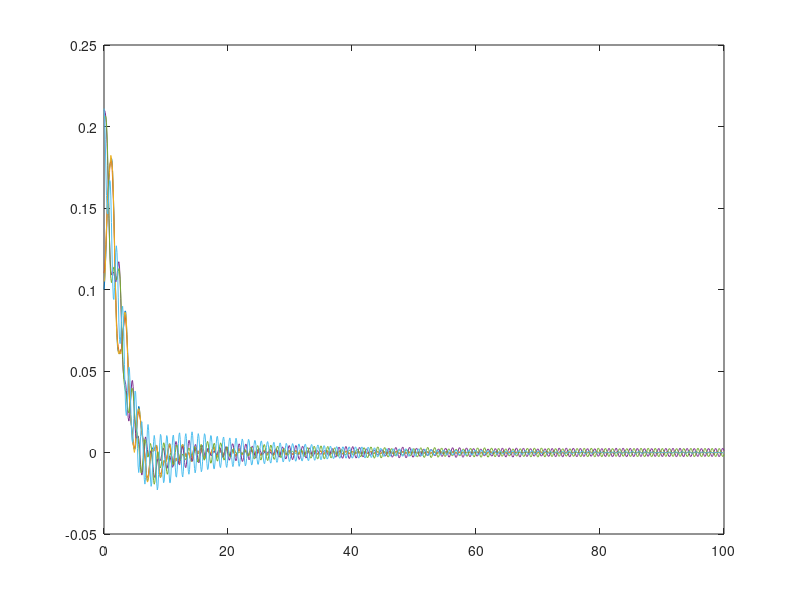
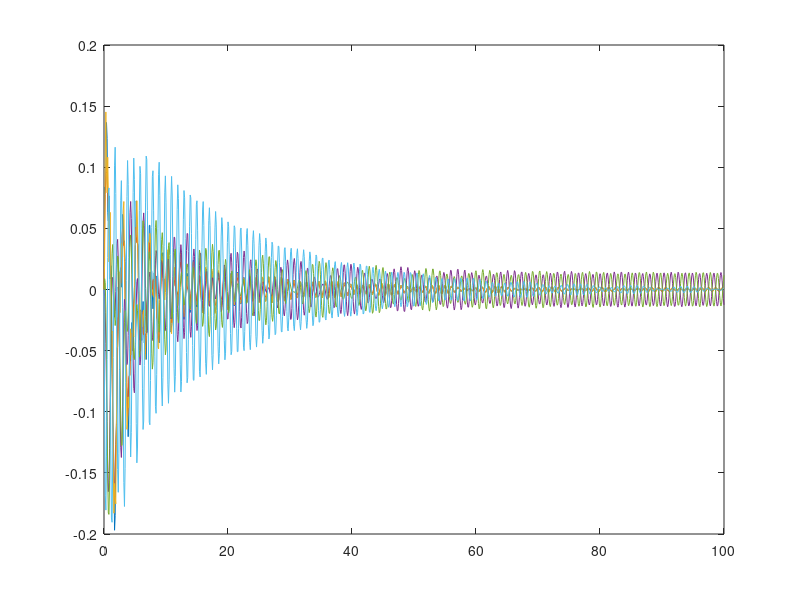

These charts were generated, in order, by the following MATLAB code:
clc;clear all;
close all;

% Machine Parameters
M1 = 1;M2 = 1;M3 = 1;M4 = 2;M5 = 2;M6 = 2;
E1 = 1;E2 = 1;E3 = 1;E4 = 1;E5 = 1;E6 = 1;

%Transmission line parameters
x12=.01;x23=.01;x31=.01;
x45=0.05;x64=0.05;x56=0.05;
x26 = 0.05;


M = diag([M1,M2,M3,M4,M5,M6]);
x12=.01;x23=.01;x31=.01;
x45=0.05;x64=0.05;x56=0.05;
x26 = 0.05;
x = [0 0.01 0.01 0 0 0;0.01 0 0.01 0 0 0.05;0.01 0.01 0 0 0 0;0 0 0 0 0.05 0.05;0 0 0 0.05 0 0.05; 0 0.05 0 0.05 0.05 0];
del10 = 0.1;del20 = 0.11;del30 = 0.105;del40 = 0.21;del50 = 0.205;del60 = 0.211;
del = [0.1 0.11 0.105 0.21 0.205 0.211];

% d1=0.5;
% d2=0.5;
% d3=0.5;
% d4=0.8; 
% d5=0.8;
% d6=0.8;

d1=0;%0.5;
d2=0;%0.5;
d3=0;%0.5;
d4=0;%0.8;
d5=0;%0.8;
d6=0;%0.8;

D = diag([d1,d2,d3,d4,d5,d6])

T =[0 1 1 0 0 0; 1 0 1 0 0 1;1 1 0 0 0 0;0 0 0 0 1 1;0 0 0 1 0 1;0 1 0 1 1 0];
%Construct Laplacian
L = zeros(6,6);
for i = 1:6
    for j = 1:6
        if (T(i,j) ==1)
            if(i~=j)
              L(i,j) = cos(del(i)-del(j))/x(i,j);                   
            end
        else
           L(i,j) = 0;
        end
    end
end

for i = 1:6
    for j= 1:6
        if(i~=j)
            L(i,i) = L(i,i)-L(i,j);
        end
    end
end

% eigL = eig(L)
% eiginvML = eig(inv(M)*L)

Z = zeros(6,6)
I = eye(6,6)

%Construct system
A = [Z I; inv(M)*L inv(M)*D]
B = [zeros(6,1);[1;0;0;0;0;0]]
C = zeros(1,12)
C(1,9) = 1
D = 0

sys = ss(A,B,C,D)
sys_d = c2d(sys,0.1);
x0 = [del';zeros(6,1)];
Q = 100*eye(12,12);
R = 100;
K = dlqr(sys_d.a,sys_d.b,Q,R)
Acl = (sys_d.a-sys_d.b*K)
t = 0:0.1:100;
s = size(t)
u = zeros(s(2),1);
x = zeros(12,s(2)+1);
x(:,1) = x0;
Acl = sys_d.a-sys_d.b*K
for k = 1:s(2)
    
    x(:,k+1) = (Acl)*x(:,k);
end

figure;
plot(t,x(1:6,1:s(2)))
hold on;
figure;
plot(t,x(7:12,1:s(2)))
% lsim(sys_d,u,t,x0)
% lsiminfo(sys_d,u,t,x0)
% % 
% eig(A)
% impulse(sys)